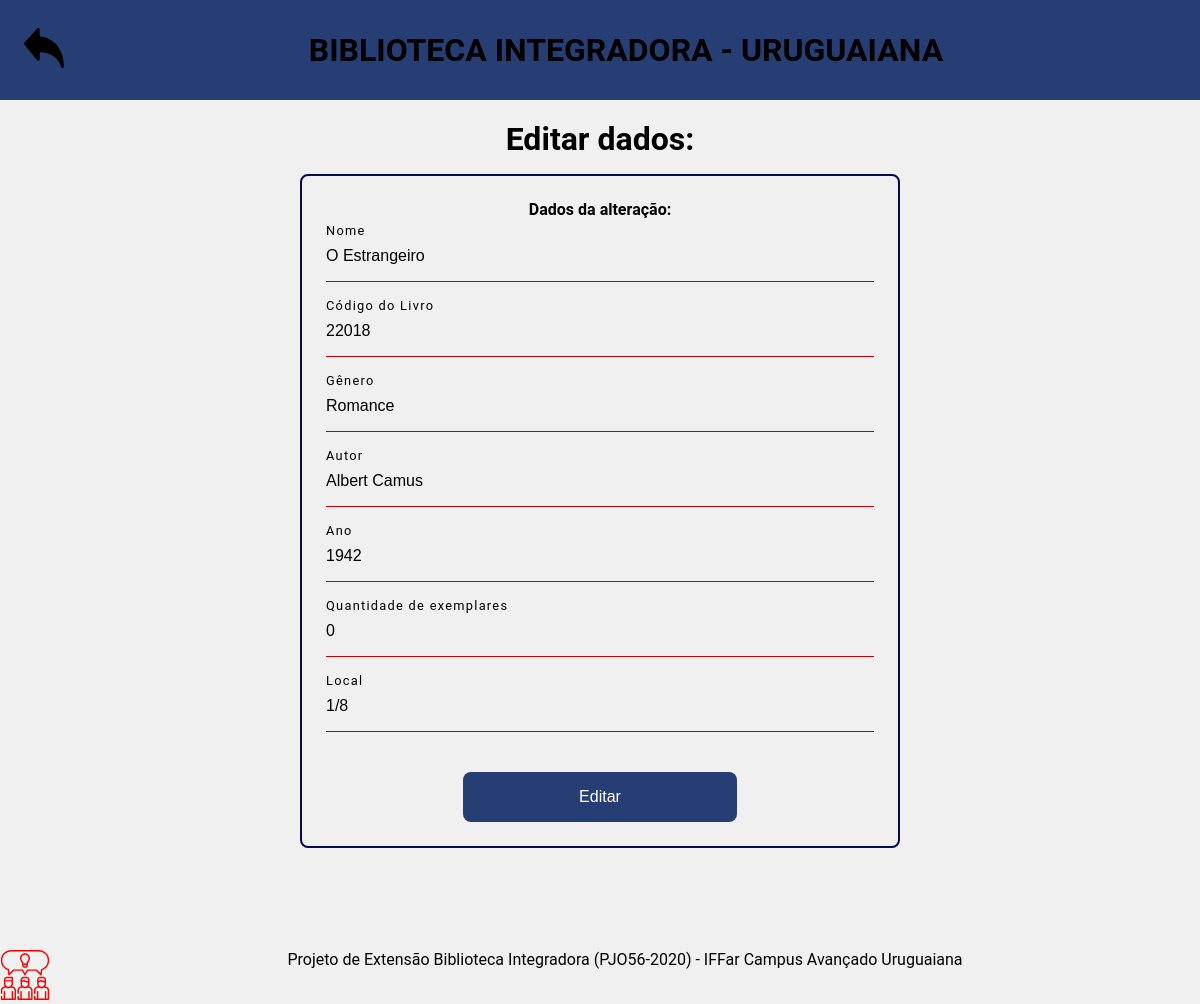
Page /livros/alterar.php?id=12 (signed in) on the committed database.
### tables this page shows
CREATE TABLE IF NOT EXISTS `livros` (
  `id` int(255) NOT NULL AUTO_INCREMENT,
  `cod_livro` varchar(255) NOT NULL,
  `nomel` varchar(50) NOT NULL,
  `autor` varchar(50) NOT NULL,
  `genero` varchar(50) NOT NULL,
  `ano` varchar(30) NOT NULL,
  `emestoque` int(255) DEFAULT NULL,
  `locali` varchar(100) NOT NULL,
  PRIMARY KEY (`id`)
);

### livros/alterar.php (the view, shortened to what this page needs)
<?php
 include("../conecta.php");
    @$id = $_GET['id'];
    $sql = 'SELECT * FROM livros WHERE id='.$id;
    $busca = mysqli_query($conexao,$sql);
    $dados = mysqli_fetch_assoc($busca);?>
<!DOCTYPE html>
<html lang="pt-br">
    <head>
        <link rel="stylesheet" href="../styles/css/main.css">
        <link rel="stylesheet" href="../styles/css/change.css">
    </head>
    <body>
    <header> <a href="index.php"><img src="../styles/img/back.svg" id="img-back"></a> <h1>BIBLIOTECA INTEGRADORA - URUGUAIANA</h1> </header>
     <main>
        <h1 > Editar dados:</h1>
            <form action="alterar.php" method="post">
            <h4> Dados da alteração: </h4>
                <div class="input">
                <input type="text" name="nomel" size="50" maxlength="255"  required value="<?php echo $dados['nomel']; ?>">
                <label>Nome</label>
                </div>
                <div class="input">
                <input type="text" name="cod_livro" size="50" maxlength="255" required value="<?php echo $dados['cod_livro']; ?>">
                <label> Código do Livro</label>
                </div>
                <div class="input">
                <input type="text" name="genero" size="50" maxlength="255"  value="<?php echo $dados['genero']; ?>"> <label>Gênero</label>
                </div>
                <div class="input">
                <input type="text" name="autor" size="50" maxlength="255"  required value="<?php echo $dados['autor']; ?>" ><label>Autor</label>
                </div>
                <div class="input">
                <input type="text" name="ano" size="50" maxlength="4" value="<?php echo $dados['ano']; ?>"> <label>Ano</label>
                </div>
                <div class="input">
                <input type="text" name="emestoque" size="50" maxlength="4" value="<?php echo $dados['emestoque']; ?>">
                <label>Quantidade de exemplares</label>
                </div>
                <div class="input">
                <input type="text" name="local" size="50" maxlength="4" value="<?php echo $dados['locali']; ?>">
                <label>Local</label>
                </div>
                <input type="submit" value="Editar" id="submit">
            </form>
    </main>
    <footer><a href="descprojeto.html"><img src="../styles/img/info.svg"></a> <div id ="footerText">
    Projeto de Extensão Biblioteca Integradora (PJO56-2020) - IFFar Campus Avançado Uruguaiana
</div></footer>
    </body>
</html>

### styles/css/main.css (style rules this page uses)
* { margin: 0; padding: 0; box-sizing: border-box; outline: 0; }
html, body { width: 100%; height: 100%; font-family: 'Roboto', sans-serif;; }
:root { --primary-color: #273E74; --second-color: #070850; --vermelho:#C10108; }
body { background-color: #f0f0f0; }
header { height: 100px; background-color: var(--primary-color); text-align: center; padding-top:24px; display:flex; }
header h1 { margin-left: auto; margin-right: auto; font-weight:700; }
#img-back { width: 40px; height: 40px; margin-left: 12px; transition:200ms; }
main { height: 100%; display: flex; flex-direction: column; align-items: center; justify-items: center; }
footer { width:100%; height:5%; transition:200ms; cursor:pointer; display: flex; margin-top: 50px; }
footer img { width: 50px; height:50px; }
footer #footerText { margin-left: 0; width:100%; text-align:center; }
a { text-decoration: none; }

### styles/css/change.css (style rules this page uses)
* { margin: 0; padding: 0; box-sizing: border-box; }
html,body { font-family: 'Roboto', sans-serif; width:100vw; height:100%; }
body { background-color:#f0f0f0; }
header { height: 100px; background-color: var(--primary-color); text-align: center; padding: 12px; display: flex; align-items: center; }
header h1 { margin-left: auto; margin-right: auto; }
main { height:100%; display: flex; flex-direction: column; align-items: center; text-align: center; }
main h1 { margin-top:20px; margin-bottom:16px; }
form { text-align: center; border: solid var(--second-color) 2px; border-radius: 8px; width: 50%; padding:24px; }
div.input { margin-bottom: 24px; margin-top: 12px; position: relative; }
input { -moz-appearance: none; -webkit-appearance: none; appearance: none; width: 100%; padding: 16px 0; border:none; border-bottom: 1px solid var(--vermelho); background-color: transparent; outline: none; color: var(--text-color); font-size: 1em; }
#submit { width: 50%; margin-top: 16px; background-color: var(--primary-color); border-radius: 8px; -moz-appearance: none; -webkit-appearance: none; appearance: none; padding: 16px 0; outline: none; color: #fff; font-size: 1em; border:none; }
input ~ label { position: absolute; top: 16px; left: 0; color: black; transition: .4s; }
input:focus ~ label, input:valid ~label { transform: translateY(-24px); font-size: 0.8em; letter-spacing: 0.1em; }

### rows in the picture
livros: nomel "O Estrangeiro", cod_livro "22018", genero "Romance", autor "Albert Camus", ano "1942", emestoque "0", local "1/8"
